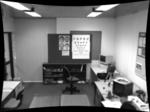
%> input picture Matlab/__3rd_party/MatlabFns/WWWImages/correctedsm.jpg, 150 x 112 px
$ octave --eval "GenerateIconsForChrome('__3rd_party/MatlabFns/WWWImages/correctedsm.jpg');"   (GNU Octave 9; MATLAB toolbox functions it lacks are replaced by stand-ins)
%> lines starting %> are read from the running program, lines starting %| are printed output that depends on the picture
function GenerateIconsForChrome(imgIn)

img = imread(imgIn);
%> img is the input picture: size 112x150 uint8; min 0, max 255, mean 113
imwrite(imresize(img, [16 16]), 'icon_16.png');
imwrite(imresize(img, [19 19]), 'icon_19.png');
imwrite(imresize(img, [38 38]), 'icon_38.png');
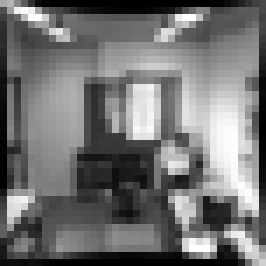
%> saved as icon_38.png: size 38x38 uint8 (shown 7 times larger); min 0, max 255, mean 113.3
imwrite(imresize(img, [48 48]), 'icon_48.png');
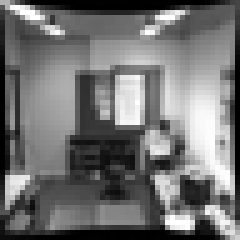
%> saved as icon_48.png: size 48x48 uint8 (shown 5 times larger); min 0, max 255, mean 113.2
imwrite(imresize(img, [128 128]), 'icon_128.png');
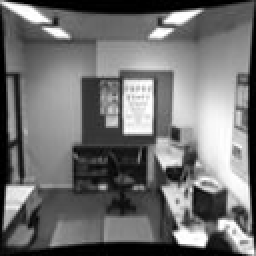
%> saved as icon_128.png: size 128x128 uint8 (shown 2 times larger); min 0, max 255, mean 113

$ run again, on Matlab/__3rd_party/MatlabFns/WWWImages/distortsm.jpg
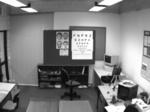
%> input picture Matlab/__3rd_party/MatlabFns/WWWImages/distortsm.jpg, 150 x 112 px
%> in GenerateIconsForChrome, img is the input picture: size 112x150 uint8; min 3, max 255, mean 126.3
%> in GenerateIconsForChrome, `imwrite(imresize(img, [38 38]), 'icon_38.png');`:
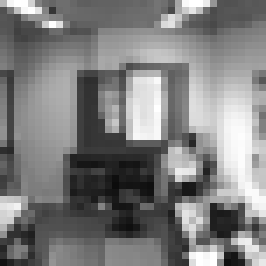
%> saved as icon_38.png: size 38x38 uint8 (shown 7 times larger); min 12, max 255, mean 126.3
%> in GenerateIconsForChrome, `imwrite(imresize(img, [128 128]), 'icon_128.png');`:
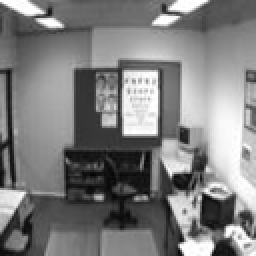
%> saved as icon_128.png: size 128x128 uint8 (shown 2 times larger); min 3, max 255, mean 126.2

$ run again, on Matlab/__3rd_party/MatlabFns/WWWImages/dphase2.jpg
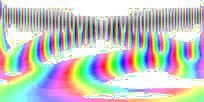
%> input picture Matlab/__3rd_party/MatlabFns/WWWImages/dphase2.jpg, 204 x 102 px
%> in GenerateIconsForChrome, img is the input picture: size 102x204x3 uint8; mean R, G, B 193.7, 196.6, 192.2
%> in GenerateIconsForChrome, `imwrite(imresize(img, [48 48]), 'icon_48.png');`:
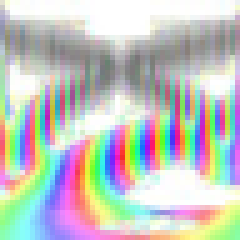
%> saved as icon_48.png: size 48x48x3 uint8 (shown 5 times larger); mean R, G, B 193.6, 196.6, 192.2
%> in GenerateIconsForChrome, `imwrite(imresize(img, [128 128]), 'icon_128.png');`:
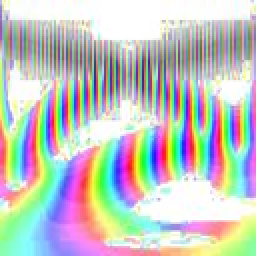
%> saved as icon_128.png: size 128x128x3 uint8 (shown 2 times larger); mean R, G, B 193.6, 196.6, 192.1

$ run again, on Matlab/__3rd_party/MatlabFns/WWWImages/gclean0019a-tn.jpg
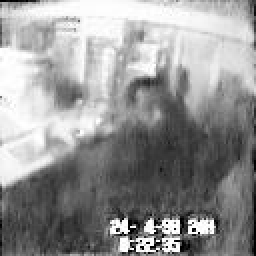
%> input picture Matlab/__3rd_party/MatlabFns/WWWImages/gclean0019a-tn.jpg, 128 x 128 px (shown 2 times larger)
%> in GenerateIconsForChrome, img is the input picture: size 128x128 uint8; min 0, max 255, mean 148.4
%> in GenerateIconsForChrome, `imwrite(imresize(img, [38 38]), 'icon_38.png');`:
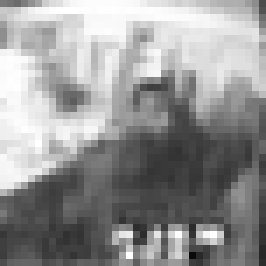
%> saved as icon_38.png: size 38x38 uint8 (shown 7 times larger); min 10, max 255, mean 148.6
%> in GenerateIconsForChrome, `imwrite(imresize(img, [48 48]), 'icon_48.png');`:
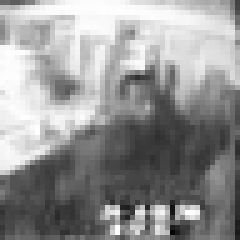
%> saved as icon_48.png: size 48x48 uint8 (shown 5 times larger); min 5, max 255, mean 148.6
